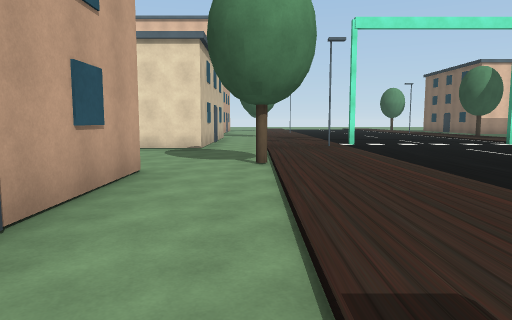
[1] (above)

23 first-person views from a walk through a 3-D level made in the Unity game engine. The camera is 1.5 m above the floor, tilts 6° down and sees 70° across. The floor is counted in squares, 2 m on a side. Each view is taken from the middle of a square. On the plan, view 1 faces up. The plan holds only what a view shows up to about 11 squares ahead; the rest is blank. The place goes on beyond the plan. The player character is not drawn.

[2]
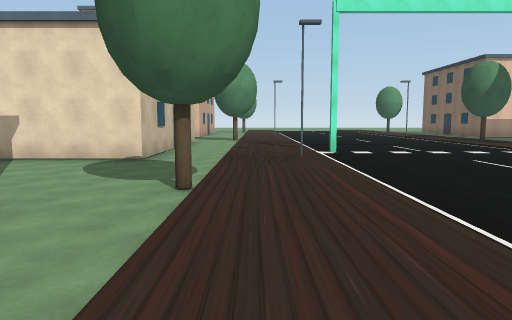

[3]
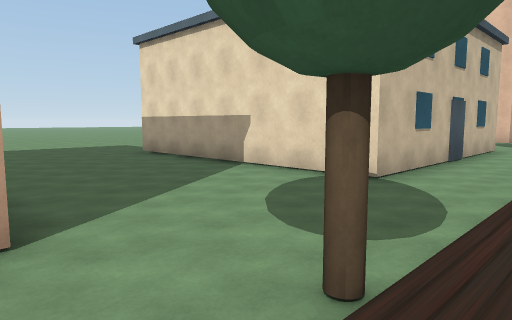

[4]
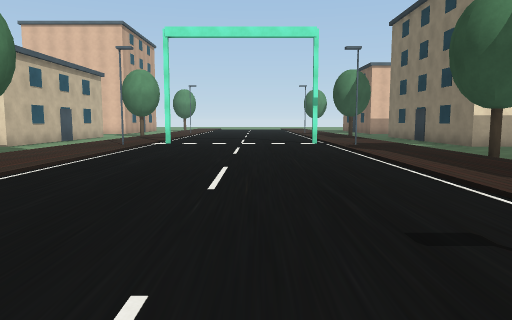

[5]
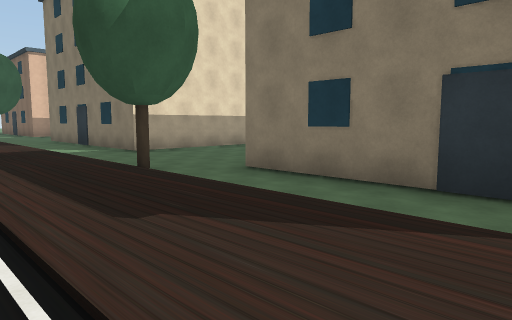

[6]
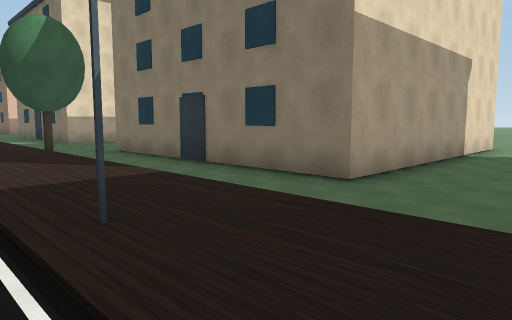

[7]
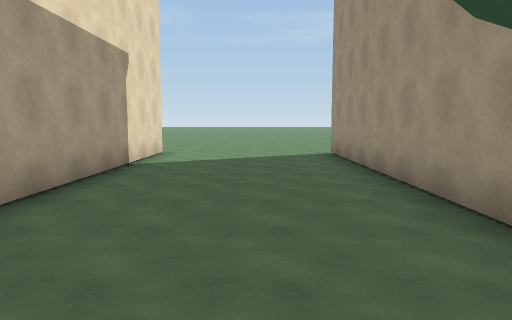

[8]
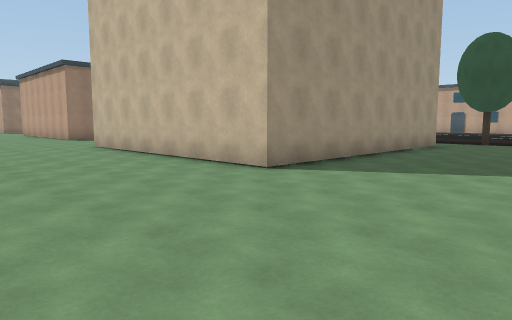

[9]
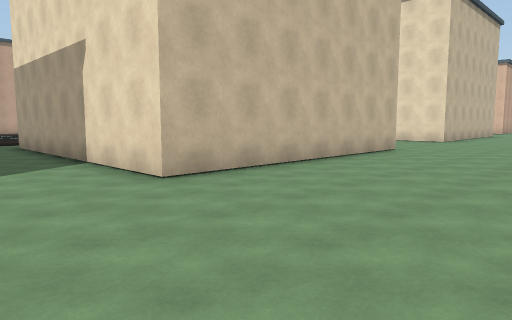

[10]
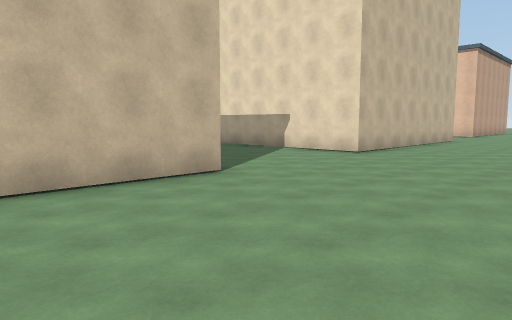

[11]
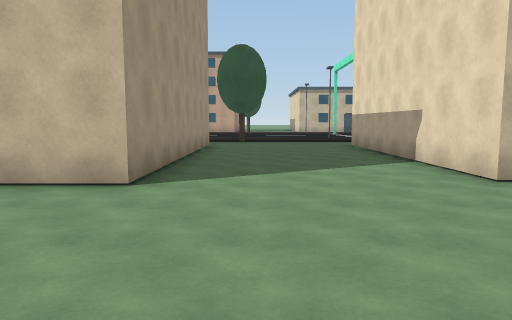

[12]
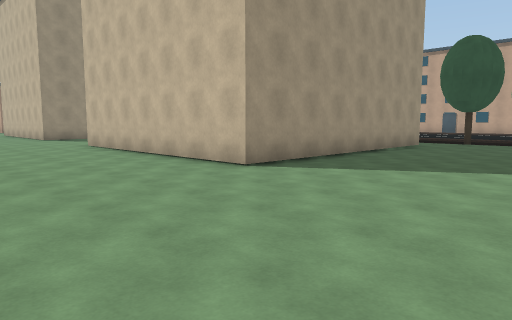

[13]
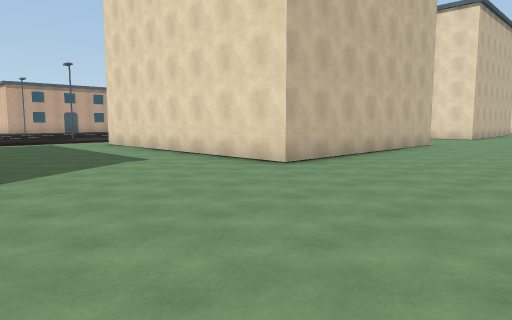

[14]
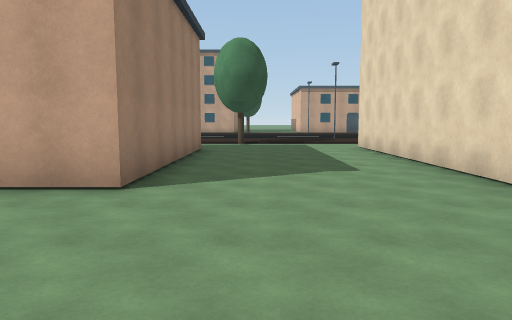

[15]
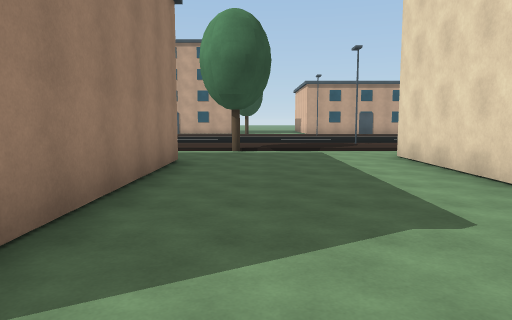

[16]
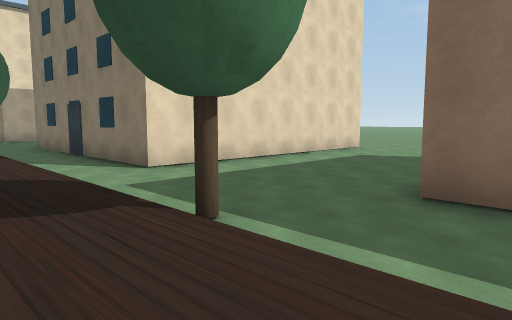

[17]
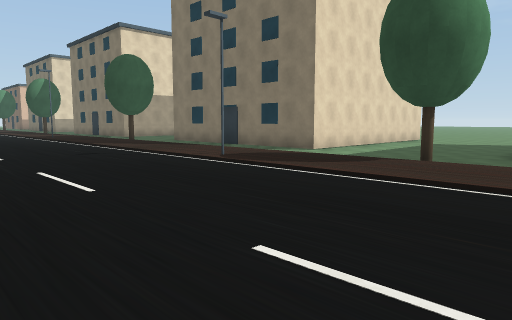

[18]
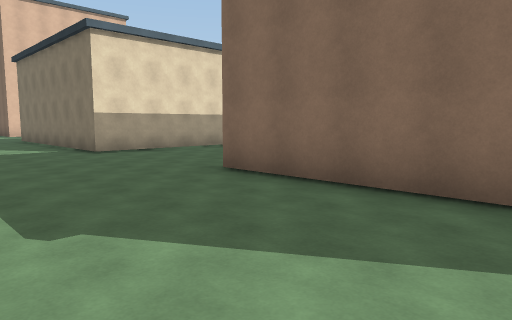

[19]
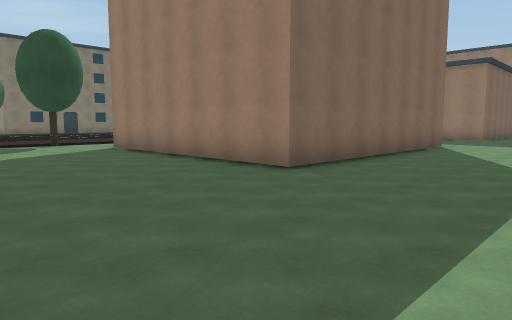

[20]
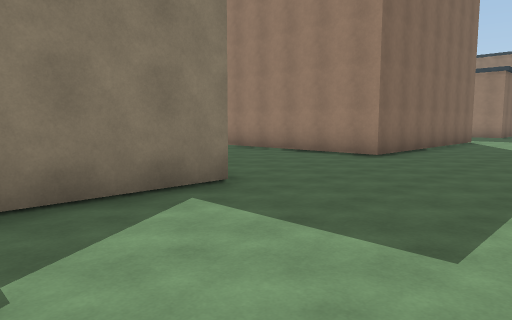

[21]
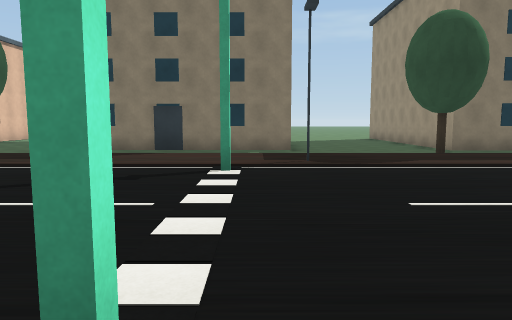

[22]
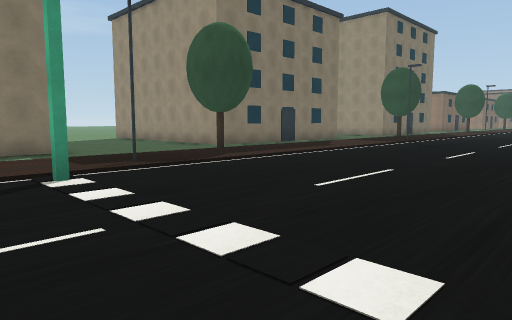

[23]
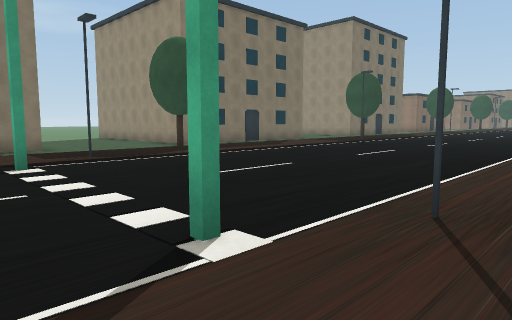

### Floor plan
Key: @ floor where view 1 was taken; # wall or solid block; . main floor; : floor 0.25 m higher than the main floor; O other object.
Columns run from 12 left of view 1 to 24 right of it. Each row starts with its distance up from view 1.
 13 ....#     #..::......::..#     #...
 12 ....#     #..::#....#::..#     #...
 11 ....#     #..::......::..#     #...
 10 ....#######..:#......#:..#######.....
  9 .............::......::..............
  8 .............::......::..............
  7 .............::......::O.............
  6  ...........O::......::.............
  5  ...#######..::......::.########.....
  4 ....#     #..::......::.#      #.....
  3 ....#     #..::......::.#      #.....
  2 ....#     #..::......::.#      #.....
  1 ....#      ..: ......::.#      #....
  0   ..#       @    ....::.#      #....
 -1   ..#             . .#:.########.....
 -2   ..                .::..............
 -3                     .::..............
 -4                     .::..............
 -5                         .............
 -6                        .########....
 -7                   ..   .#      #....
 -8                   ...  .#      #....
 -9                   ...: .#      #....
-10                   ...::.#      #....
-11                  ....::.#      #....
-12                  ....::.#      #....
-13                  ....#:.########....
-14                  ....::.............
-15                  ....::..............
-16                 .....::O.............
-17                 .....::..............
-18                 .....::..#######.....
-19                 .... ::..      #

Where each view was taken, in squares from view 1:
view 1: 0 up, 0 right, facing up
view 2: 2 up, 1 right, facing up
view 3: 5 up, 1 right, facing up-left
view 4: 1 down, 6 right, facing up
view 5: 1 up, 8 right, facing up-right
view 6: 4 down, 8 right, facing up-right
view 7: 4 down, 10 right, facing right
view 8: 2 down, 24 right, facing down-left
view 9: 4 down, 24 right, facing up-left
view 10: 2 up, 24 right, facing up-left
view 11: 7 up, 24 right, facing left
view 12: 10 up, 24 right, facing down-left
view 13: 18 down, 24 right, facing up-left
view 14: 16 down, 23 right, facing left
view 15: 16 down, 20 right, facing left
view 16: 19 down, 9 right, facing up-right
view 17: 19 down, 4 right, facing up-right
view 18: 1 up, 12 left, facing up-right
view 19: 10 up, 12 left, facing down-right
view 20: 13 up, 12 left, facing down-right
view 21: 11 up, 2 right, facing right
view 22: 13 up, 3 right, facing down-right
view 23: 13 up, 1 right, facing down-right
